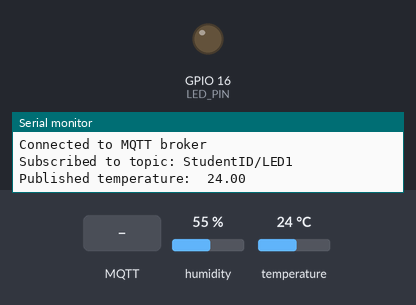
Bench run of a sketch on a simulated ESP32. Parts: output pins drawn as LEDs (lit = HIGH), the last lines printed to the serial monitor. Inputs (shaded band) come from the test bench; at power-on: humidity 55 %, temperature 24 °C. WiFi joins after 1.5 s; servers stay silent unless stated; no MQTT or app messages arrive unless stated.

Above: at 2.7 s.
2.8 s: MQTT message "1" arrives on the first subscribed topic
At 7.8 s:
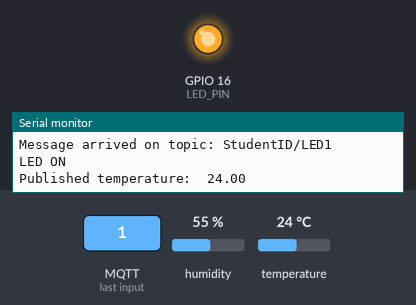
8.1 s: MQTT message "0" arrives on the first subscribed topic
At 12.7 s:
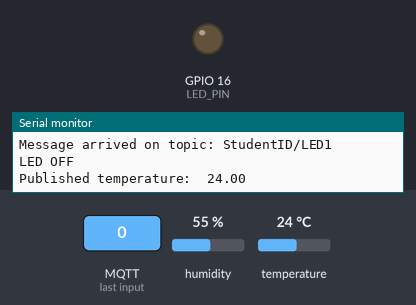
Timing chart, 0 to 14.2 s (numbered marks = the images above; inputs shaded):
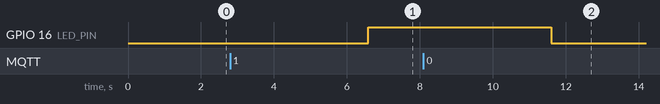

The sketch:

IoT1_Ex4.ino
```cpp
#include <WiFiManager.h> // WiFiManager library
#include <PubSubClient.h> // MQTT library
#include <DHT.h>

// Define DHT11 pin and type
#define DHTPIN 17
#define DHTTYPE DHT11

// Define LED pin
#define LED_PIN 16

// MQTT settings
const char* mqttServer = "test.mosquitto.org";
const int mqttPort = 1883;
const char* temperatureTopic = "StudentID/DHT11"; // Replace StudentID with your actual Student ID
const char* ledTopic = "StudentID/LED1"; // Replace StudentID with your actual Student ID

WiFiClient espClient;
PubSubClient client(espClient);
DHT dht(DHTPIN, DHTTYPE);

void setup() {
  Serial.begin(115200);

  // Initialize DHT sensor
  dht.begin();

  // Set LED pin as output
  pinMode(LED_PIN, OUTPUT);
  digitalWrite(LED_PIN, LOW);

  // Initialize WiFiManager for Wi-Fi setup
  WiFiManager wifiManager;
  wifiManager.autoConnect("StudentID"); // Replace StudentID with your actual Student ID
  Serial.println("WiFi connected");
  Serial.println("IP address: ");
  Serial.println(WiFi.localIP());

  // Configure MQTT client
  client.setServer(mqttServer, mqttPort);
  client.setCallback(mqttCallback);

  // Connect to MQTT broker
  mqttConnect();
}

void loop() {
  // Reconnect to MQTT broker if necessary
  if (!client.connected()) {
    mqttConnect();
  }
  client.loop();

  // Read temperature from DHT11 and publish it
  float temperature = dht.readTemperature();
  if (!isnan(temperature)) {
    char tempStr[8];
    dtostrf(temperature, 6, 2, tempStr);
    client.publish(temperatureTopic, tempStr);
    Serial.print("Published temperature: ");
    Serial.println(tempStr);
  } else {
    Serial.println("Failed to read from DHT sensor");
  }

  delay(5000); // Wait 5 seconds before the next temperature reading
}

void mqttCallback(char* topic, byte* payload, unsigned int length) {
  Serial.print("Message arrived on topic: ");
  Serial.println(topic);

  if (strcmp(topic, ledTopic) == 0) {
    if (length == 1 && payload[0] == '1') {
      digitalWrite(LED_PIN, HIGH); // Turn on LED
      Serial.println("LED ON");
    } else if (length == 1 && payload[0] == '0') {
      digitalWrite(LED_PIN, LOW); // Turn off LED
      Serial.println("LED OFF");
    } else {
      Serial.println("Invalid payload");
    }
  }
}

void mqttConnect() {
  while (!client.connected()) {
    Serial.println("Connecting to MQTT broker...");
    if (client.connect("StudentID")) {
      Serial.println("Connected to MQTT broker");
      client.subscribe(ledTopic);
      Serial.print("Subscribed to topic: ");
      Serial.println(ledTopic);
    } else {
      Serial.print("Failed to connect. State: ");
      Serial.println(client.state());
      delay(2000);
    }
  }
}
```

Measured:
- after the input at 2.8 s, GPIO 16 (LED_PIN): LOW → HIGH after 3.8 s
- after the input at 8.1 s, GPIO 16 (LED_PIN): HIGH → LOW after 3.5 s
